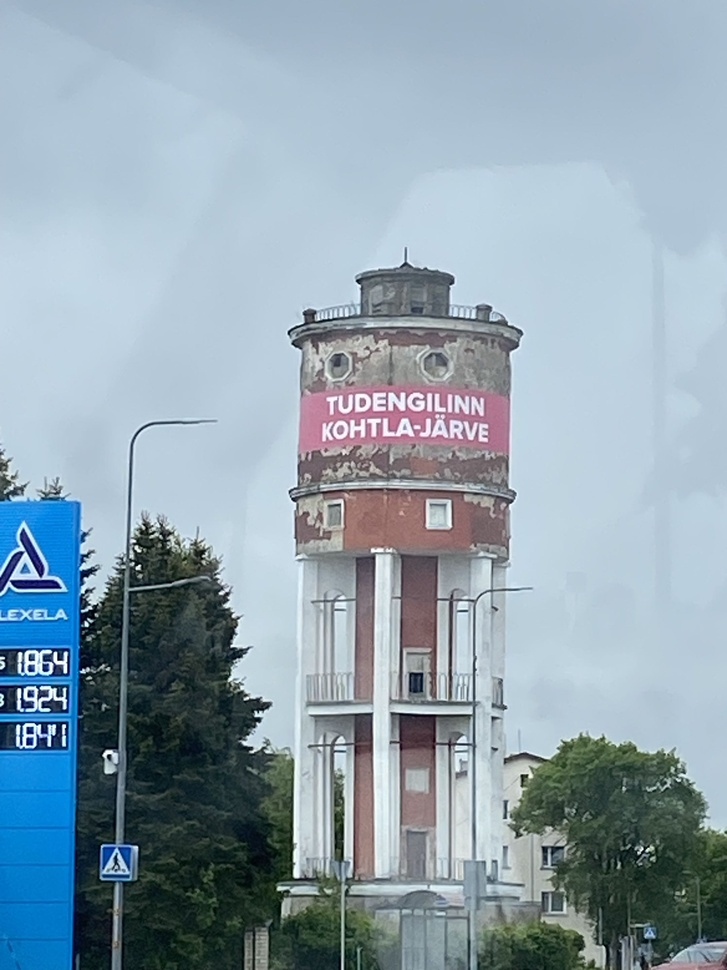
#> input picture OPENCV/imagetest.jpg, 727 x 970 px, shrunk from 2160 x 2880 before the run
$ python 'näidiskood1.py'
#> lines starting #> are read from the running program, lines starting #| are printed output that depends on the picture
import cv2

# 1. Pildi laadimine
img = cv2.imread('imagetest.jpg')
#> img is the input picture: shape (970, 727, 3); mean B, G, R 174.7, 162.4, 143.4

if img is None:
    print("Pilti ei leitud.")
else:
    # 2. Teisendamine halltoonidesse
    gray_img = cv2.cvtColor(img, cv2.COLOR_BGR2GRAY)
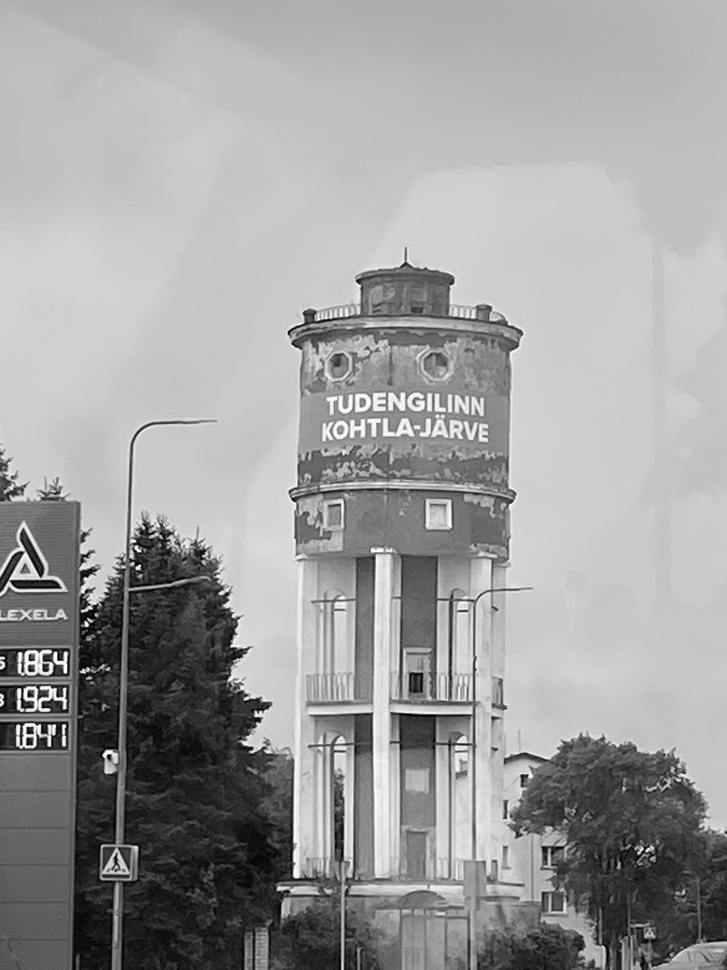
#> gray_img: shape (970, 727); min 1, max 255, mean 158.2

    # 3. Pildi kuvamine
    cv2.imshow('Originaal', img) # Kuvame originaalpildi
    cv2.imshow('Halltoonid', gray_img) # Kuvame halltoonides pildi

    # Oota klahvivajutust ja sulgeb aknad
    cv2.waitKey(0)
    cv2.destroyAllWindows()

    # 4. Pildi salvestamine
    cv2.imwrite('hall_pilt.jpg', gray_img)
